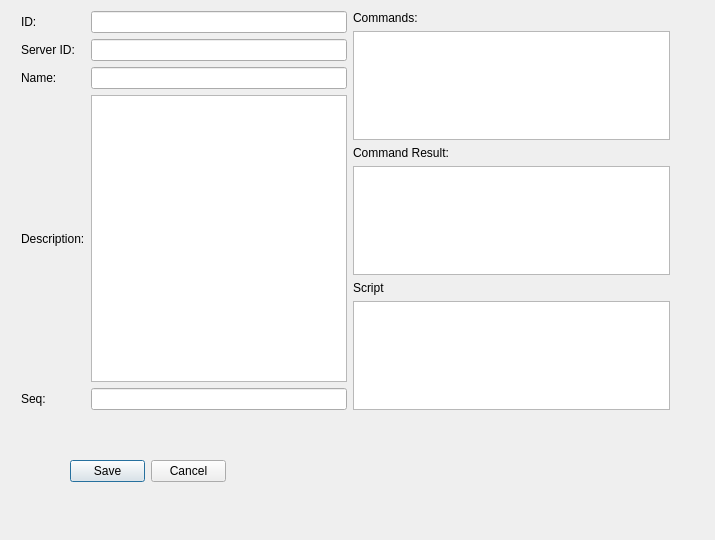
<?xml version="1.0" encoding="UTF-8"?>
<ui version="4.0">
 <class>StepFormClass</class>
 <widget class="QWidget" name="StepFormClass">
  <property name="geometry">
   <rect>
    <x>0</x>
    <y>0</y>
    <width>715</width>
    <height>540</height>
   </rect>
  </property>
  <property name="windowTitle">
   <string>MyQtLog</string>
  </property>
  <widget class="QDialogButtonBox" name="buttonBox">
   <property name="geometry">
    <rect>
     <x>70</x>
     <y>460</y>
     <width>156</width>
     <height>23</height>
    </rect>
   </property>
   <property name="standardButtons">
    <set>QDialogButtonBox::Cancel|QDialogButtonBox::Save</set>
   </property>
  </widget>
  <widget class="QWidget" name="">
   <property name="geometry">
    <rect>
     <x>10</x>
     <y>0</y>
     <width>671</width>
     <height>421</height>
    </rect>
   </property>
   <layout class="QHBoxLayout" name="horizontalLayout">
    <item>
     <layout class="QGridLayout" name="gridLayout">
      <item row="0" column="0">
       <widget class="QLabel" name="label">
        <property name="text">
         <string>ID: </string>
        </property>
       </widget>
      </item>
      <item row="0" column="1">
       <widget class="QLineEdit" name="lineEdit"/>
      </item>
      <item row="1" column="0">
       <widget class="QLabel" name="label_2">
        <property name="text">
         <string>Server ID:</string>
        </property>
       </widget>
      </item>
      <item row="1" column="1">
       <widget class="QLineEdit" name="lineEdit_2"/>
      </item>
      <item row="2" column="0">
       <widget class="QLabel" name="label_3">
        <property name="text">
         <string>Name:</string>
        </property>
       </widget>
      </item>
      <item row="2" column="1">
       <widget class="QLineEdit" name="lineEdit_3"/>
      </item>
      <item row="3" column="0">
       <widget class="QLabel" name="label_4">
        <property name="text">
         <string>Description:</string>
        </property>
       </widget>
      </item>
      <item row="3" column="1">
       <widget class="QPlainTextEdit" name="plainTextEdit"/>
      </item>
      <item row="4" column="0">
       <widget class="QLabel" name="label_8">
        <property name="text">
         <string>Seq:</string>
        </property>
       </widget>
      </item>
      <item row="4" column="1">
       <widget class="QLineEdit" name="lineEdit_4"/>
      </item>
     </layout>
    </item>
    <item>
     <layout class="QVBoxLayout" name="verticalLayout">
      <item>
       <widget class="QLabel" name="label_5">
        <property name="text">
         <string>Commands:</string>
        </property>
       </widget>
      </item>
      <item>
       <widget class="QPlainTextEdit" name="plainTextEdit_2"/>
      </item>
      <item>
       <widget class="QLabel" name="label_6">
        <property name="text">
         <string>Command Result:</string>
        </property>
       </widget>
      </item>
      <item>
       <widget class="QPlainTextEdit" name="plainTextEdit_3"/>
      </item>
      <item>
       <widget class="QLabel" name="label_7">
        <property name="text">
         <string>Script</string>
        </property>
       </widget>
      </item>
      <item>
       <widget class="QPlainTextEdit" name="plainTextEdit_4"/>
      </item>
     </layout>
    </item>
   </layout>
  </widget>
  <zorder>buttonBox</zorder>
  <zorder>label</zorder>
  <zorder>lineEdit</zorder>
  <zorder>label_2</zorder>
  <zorder>lineEdit_2</zorder>
  <zorder>label_3</zorder>
  <zorder>lineEdit_3</zorder>
  <zorder>label_4</zorder>
  <zorder>plainTextEdit</zorder>
  <zorder>label_5</zorder>
  <zorder>plainTextEdit_2</zorder>
  <zorder>label_6</zorder>
  <zorder>plainTextEdit_3</zorder>
  <zorder>label_7</zorder>
  <zorder>plainTextEdit_4</zorder>
  <zorder>label_8</zorder>
  <zorder>lineEdit_4</zorder>
  <zorder>label</zorder>
  <zorder></zorder>
 </widget>
 <layoutdefault spacing="6" margin="11"/>
 <resources/>
 <connections/>
</ui>
